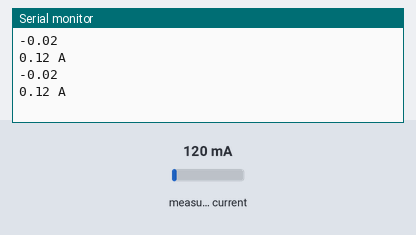
A sketch run on a simulated Arduino Uno, built with avr-gcc and run on an emulated ATmega328P. Parts: the last lines printed to the serial monitor. The inputs (shaded band) are chosen by the test bench; at power-on: measured current 120 mA. The local clock reads 2024-03-15 10:24:30 at power-on unless the sketch sets it.

Above: at 2.1 s.
2.2 s: measured current set to 40 mA
At 3.5 s:
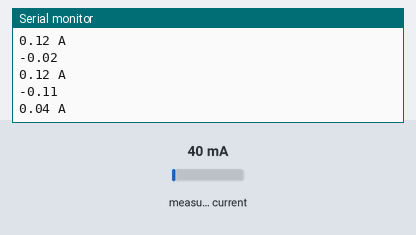
3.8 s: measured current set to 500 mA
At 3.8 s:
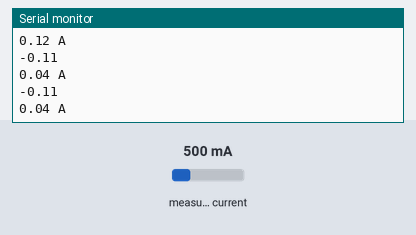
Timing chart, 0 to 6.8 s (numbered marks = the images above; inputs shaded):
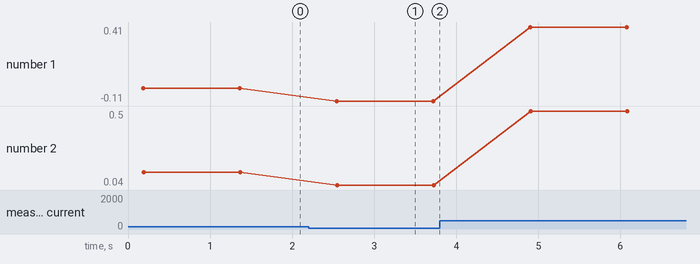

Measured:
- after the input at 2.2 s, the serial monitor: prints a new line after 0.34 s (image 1)
- plotted number 1: -0.02 → -0.11 after the input at 2.2 s, -0.11 → 0.41 after the input at 3.8 s
- plotted number 2: 0.12 → 0.04 after the input at 2.2 s, 0.04 → 0.5 after the input at 3.8 s

The sketch:

sct_sensor1.ino
```cpp
#include "EmonLib.h"
#include <SPI.h>
#include "DS1307.h"

DS1307 rtc (A4,A5);

EnergyMonitor emon1;

int i=1;

int pino_sct = A1;


void setup() {
  rtc.halt(false);
  rtc.setDOW(WEDNESDAY);
  rtc.setTime(12,10,0);
  //rtc.setDate(08,02,2018);

  rtc.setSQWRate(SQW_RATE_1);
  rtc.enableSQW(true);

  Serial.begin(9600);
  emon1.current(pino_sct,55);

}

void loop() {
 /*
  Serial.print(i);
  Serial.print(" ");
  Serial.print(rtc.getTimeStr());
  Serial.print(" ");
*/
  double Irms = emon1.calcIrms(1480);
  //y = 0,878x + 0,1379 - reta obtida
  Serial.print(Irms*1.138-0.1571);
  Serial.print("\n");
  Serial.print(Irms);
  Serial.print(" A");
  Serial.print("\n");
  delay(1000);
  i++;
}
```
